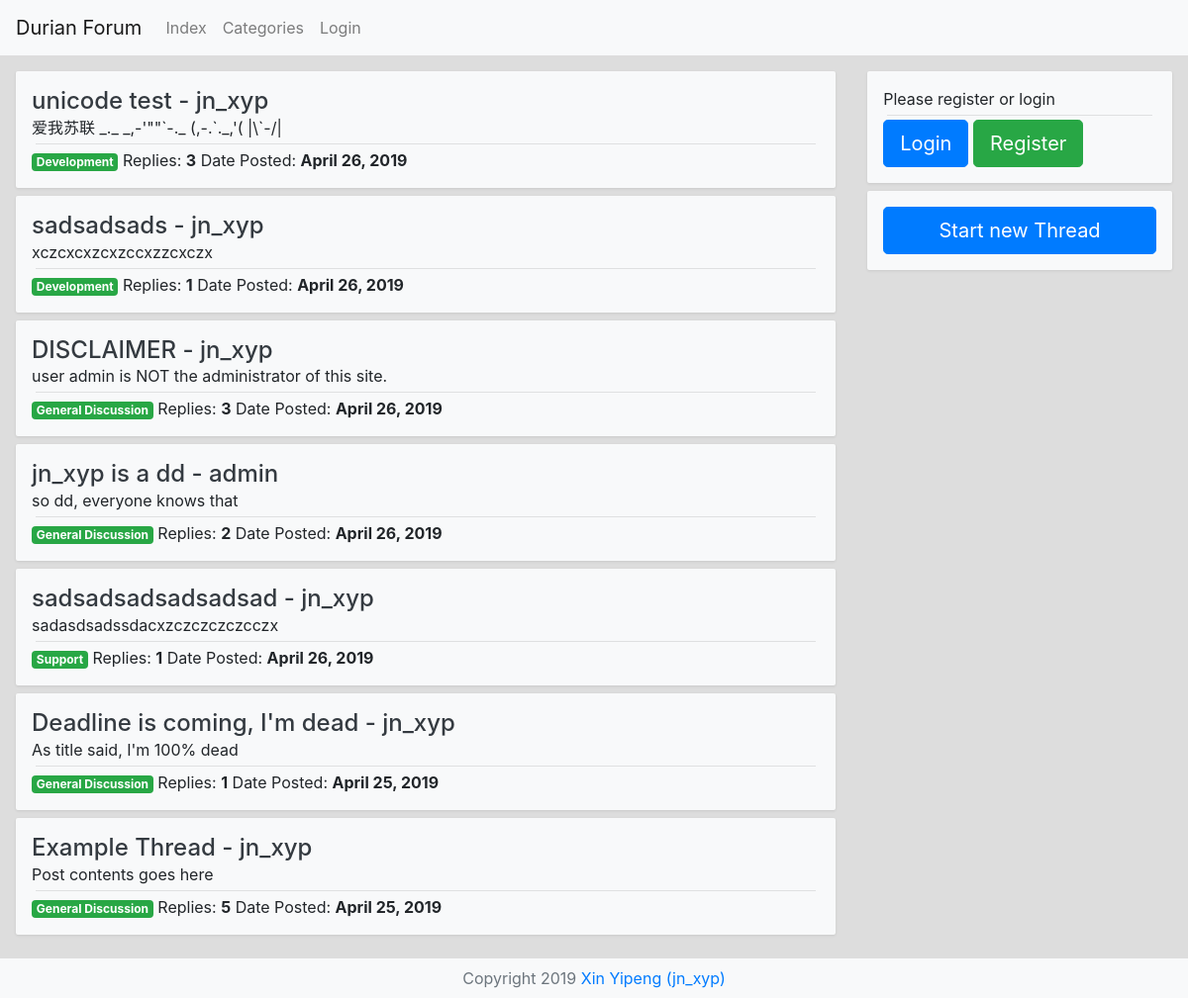
Before: /e/xiny13/forum/ with the older database file.
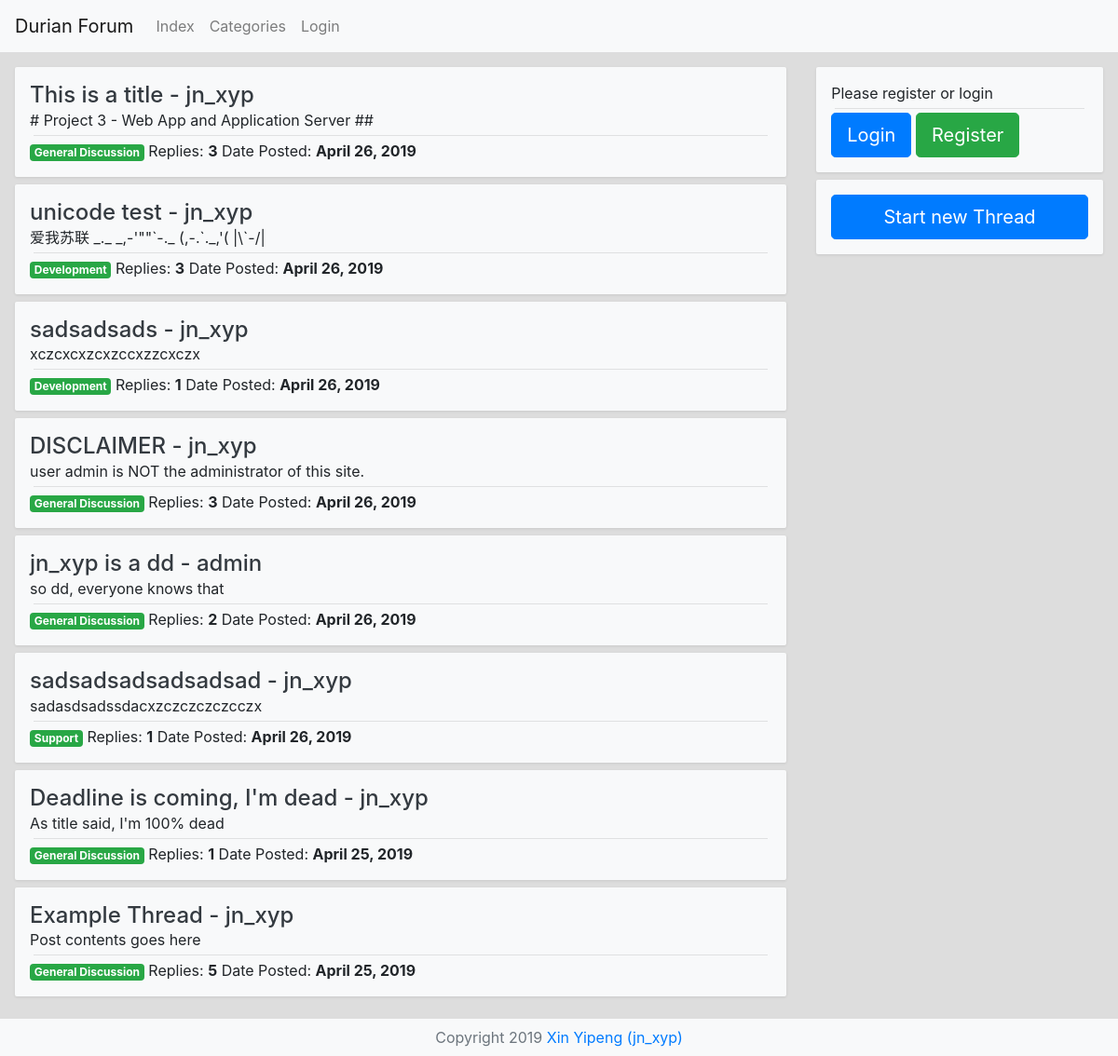
After: the same page with the newer database file.
### forum/models.py (models this page shows, shortened)
class Thread(models.Model):
    author = models.ForeignKey(to=ForumUser, on_delete=models.CASCADE, related_name='threads',
                               related_query_name='thread', null=True)
    title = models.CharField('Thread Title', max_length=100)
    pub_date = models.DateTimeField('Date Published')
    category = models.ForeignKey(to=Category, on_delete=models.CASCADE, related_name='threads',
                                 related_query_name='thread', null=True)

class ForumUser(models.Model):
    user = models.OneToOneField(to=User, on_delete=models.CASCADE, null=True,
                                related_name='forum_user', related_query_name='forum_user')
    nick_name = models.CharField(max_length=30)

class Post(models.Model):
    author = models.ForeignKey(to=ForumUser, on_delete=models.CASCADE, related_name='posts',
                               related_query_name='post', null=True)
    contents = models.TextField('Post Contents')
    pub_date = models.DateTimeField('Date Published')
    parent_thread = models.ForeignKey(to='Thread', on_delete=models.CASCADE, related_name='posts',
                                      related_query_name='post')
    reply_target = models.ForeignKey(to='self', on_delete=models.SET_NULL, null=True, blank=True,
                                     related_name='replies', related_query_name='reply')

class Category(models.Model):
    name = models.CharField('Tag Name', max_length=100)
    description = models.TextField('Tag Description', blank=True)

### forum/views.py (the view)
# urls.py: path('', views.IndexPageView.as_view(), name='index'),
class IndexPageView(ListView):
    template_name = 'forum/index.html'
    extra_context = {'auth_config': ForumConfig.__dict__,
                     'title': 'Index Page - %s' % ForumConfig.verbose_name}
    model = Thread
    paginate_by = 100
    def get_queryset(self):
        return Thread.objects.all()[::-1]

### forum/templates/forum/index.html
{% extends "forum/header_and_footer.html" %}
{% block content %}
    <div class="forum-bg" style="display: flex; flex-direction: row; flex-wrap: wrap-reverse">
        <div id="left" class="p-3" style="flex-grow: 5; max-width: 80%">
            {% for thread in object_list %}
                <div class="forum-card p-3 mb-2 bg-light">
                    <div>
                        <a href="{% url 'forum:thread' thread.id %}"
                           class="h4 text-dark">{{ thread.title }}
                            - {{ thread.author.user.username }}</a>
                    </div>
                    <div>{{ thread.posts.first.contents|slice:50 }}</div>
                    <hr class="m-1">
                    <span class="badge badge-success">{{ thread.category.name }}</span>
                    <span>Replies: <b>{{ thread.posts.all|length }}</b></span>
                    <span>Date Posted: <b>{{ thread.pub_date|date }}</b></span>
                </div>
            {% empty %}
                <p class="h3">No threads yet.</p>
            {% endfor %}
        </div>
        <div id="right" class="p-3" style="flex-grow: 1">
            <div id="user-info" class="forum-card p-3 mb-2 bg-light">
                {% if user.is_authenticated %}
                    {% if user.forum_user %}
                        <a href="{% url 'forum:user_info' user.id %}"
                           class="d-block"><span
                                class="h2 ">{{ user.forum_user.nick_name }}</span><span
                                class="float-right text-secondary">#{{ user.id }}</span></a>
                        <hr class="m-1">
                        <div style="display: flex; flex-direction: row" class="h5">
                            <div class="badge badge-success mr-2" style="flex-basis: 70px">
                                <span>Threads:</span>
                                <span>{{ user.forum_user.threads.all|length }}</span>
                            </div>
                            <div class="badge badge-success mr-2" style="flex-basis: 70px">
                                <span>Posts:</span>
                                <span>{{ user.forum_user.posts.all|length }}</span>
                            </div>
                        </div>
                    {% else %}
                        <div class="secondary-title">Please activate your forum account</div>
                        <hr class="m-1">
                        <a class="btn btn-danger btn-lg btn-block"
                           href="{% url 'forum:activate' %}?next={{ request.path }}"
                           role="button">Activate</a>
                    {% endif %}
                {% else %}
                    <div class="secondary-title">Please register or login</div>
                    <hr class="m-1">
                    <a class="btn btn-primary btn-lg"
                       href="{% url 'authorization:login' %}?next={{ request.path }}"
                       role="button">Login</a>
                    <a class="btn btn-success btn-lg"
                       href="{% url 'authorization:register' %}?next={{ request.path }}"
                       role="button">Register</a>
                {% endif %}
            </div>
            <div id="create-post" class="forum-card p-3 mb-2 bg-light">
                <a href="{% url 'forum:create_thread' %}?category_id=1"
                   class="btn btn-primary btn-lg btn-block">Start new Thread
                </a>
            </div>
        </div>
    </div>
{% endblock %}

### forum/templates/forum/header_and_footer.html (shortened to what this page needs)
{% extends "forum/base.html" %}
{% block body %}
    <header>
        <nav class="navbar navbar-light bg-light sticky-top navbar-expand-lg">
            <a class="navbar-brand"
               href="{% url 'forum:index' %}">{{ auth_config.verbose_name }}</a>
            <div class="collapse navbar-collapse" id="auth-navbar-nav">
                <ul class="navbar-nav">
                    <li class="nav-item">
                        <a class="nav-link" href="{% url 'forum:index' %}">Index</a>
                    </li>
                    <li class="nav-item">
                        <a class="nav-link" href="{% url 'forum:category_list' %}">Categories</a>
                    </li>
                    {% if user.is_authenticated %}
                        <li class="nav-item">
                            <a class="nav-link" href="{% url 'forum:user_info' user.id %}">Account
                                Info</a>
                        </li>
                    {% else %}
                        <li class="nav-item">
                            <a class="nav-link"
                               href="{% url 'authorization:login' %}?next={{ request.get_full_path }}">Login</a>
                        </li>
                    {% endif %}
                </ul>
            </div>
        </nav>
    </header>
    {% block content %} {% endblock %}
    <footer>
        <div class="d-flex justify-content-center p-2 bg-light">
            <div class="text-secondary">
                {{ auth_config.copyright|safe }}
            </div>
        </div>
    </footer>
{% endblock %}

### forum/templates/forum/base.html (shortened to what this page needs)
{% load static %}
<!DOCTYPE html>
<html lang="en">
<head>
    <link rel="stylesheet"
          href="https://stackpath.bootstrapcdn.com/bootstrap/4.3.1/css/bootstrap.min.css"
>
    <link rel="stylesheet" href="{% static 'forum/common.css' %}">
</head>
<body>
{% block body %} {% endblock %}
</body>
</html>

### forum/static/forum/common.css (style rules this page uses)
.forum-card { box-shadow: 0 1px 3px rgba(26,26,26,.1); overflow: hidden; border-radius: 2px; }
.forum-bg { background: #dddddd; }

Changed rows visible on the page:
added Thread: title "This is a title", author.user.username "jn_xyp", posts.first.contents "# Project 3 - Web App and Application Server ##", category.name "General Discussion", posts.all|length "3", pub_date "April 26, 2019"
